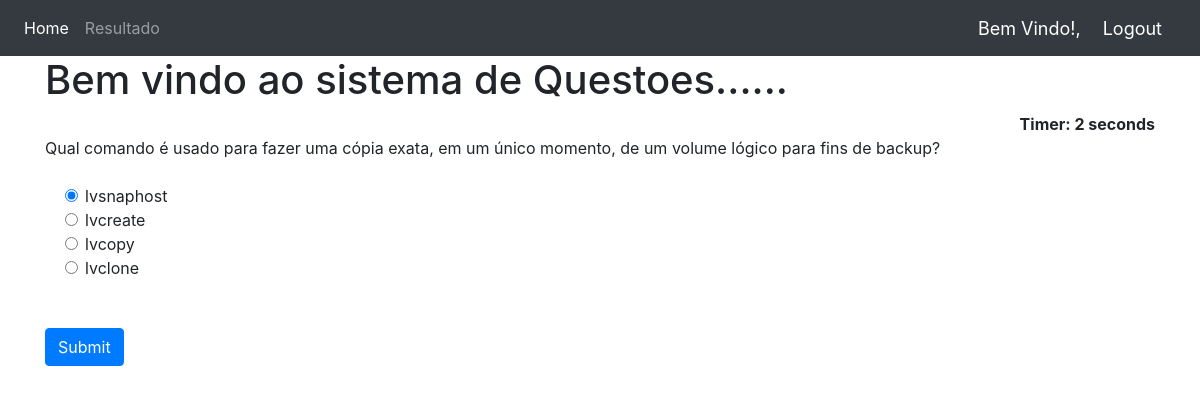
Before: / with the older database file.
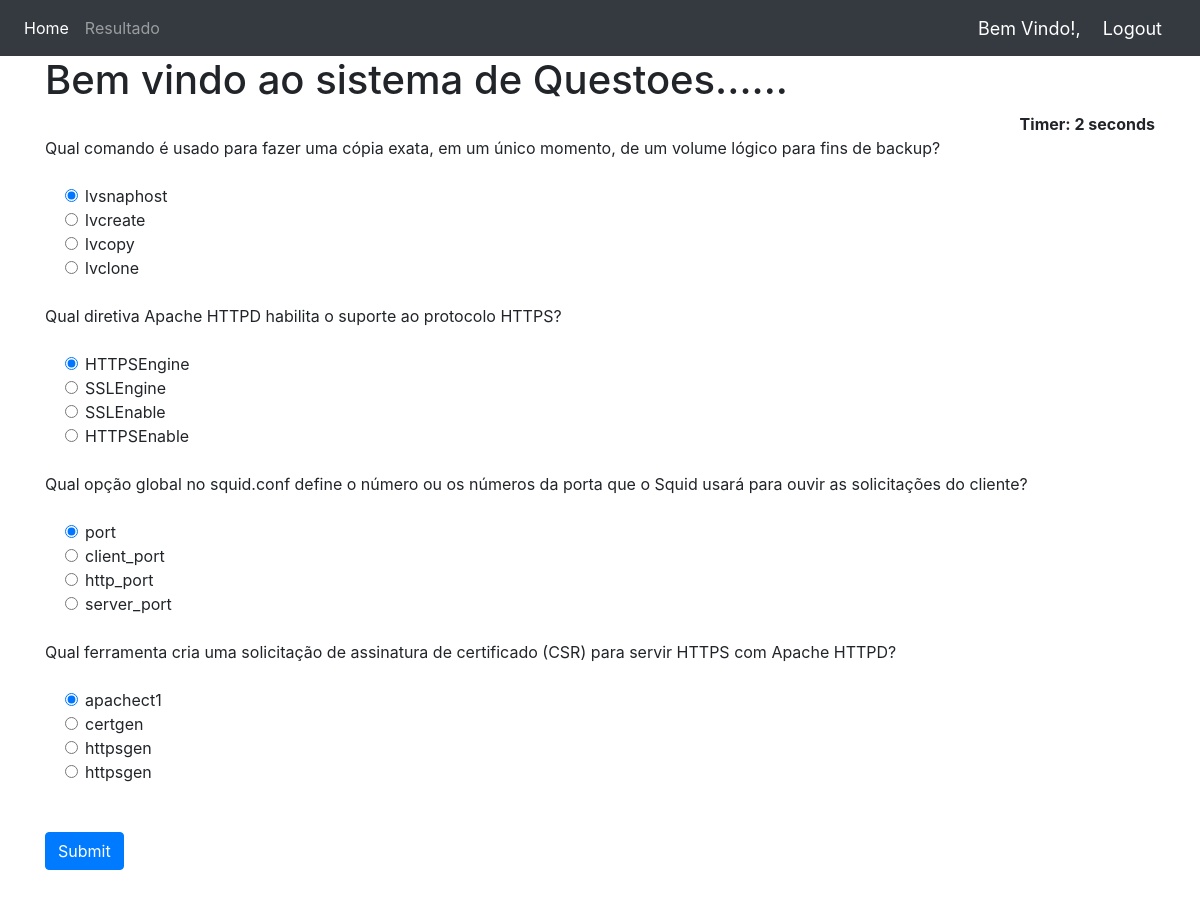
After: the same page with the newer database file.
### questoes/models.py (models this page shows, shortened)
class QuestoesModel(models.Model):
    questoes = models.CharField(max_length=200, null=True)
    opcao1 = models.CharField(max_length=200, null=True)
    opcao2 = models.CharField(max_length=200, null=True)
    opcao3 = models.CharField(max_length=200, null=True)
    opcao4 = models.CharField(max_length=200, null=True)
    respostaCorreta= models.CharField(max_length=200, null=True)

### questoes/views.py (the view)
# urls.py: 2. Add a URL to urlpatterns:  path('', views.home, name='home')
def home(request):
    if request.method == 'POST':
        print(request.POST)
        questions=QuestoesModel.objects.all()
        score=0
        wrong=0
        correct=0
        total=0
        for q in questions:
            total+=1
            print(request.POST.get(q.question))
            print(q.ans)
            print()
            if q.ans ==  request.POST.get(q.question):
                score+=10
                correct+=1
            else:
                wrong+=1
        percent = score/(total*10) *100
        context = {
            'score':score,
            'time': request.POST.get('timer'),
            'correct':correct,
            'wrong':wrong,
            'percent':percent,
            'total':total
        }
        return render(request,'questoes/result.html',context)
    else:
        questions = QuestoesModel.objects.all()
        context = {
            'questions': questions
        }
        return render(request, 'questoes/home.html', context)

### templates/questoes/home.html (shortened to what this page needs)
{% extends 'base.html' %}
{% block conteudo %}
{% load static %}
<div class="container ">
<h1> Bem vindo ao sistema de Questoes......</h1>
<div align="right " id="displaytimer"><b>Timer: 0 seconds</b></div>
<form method='post' action='{{result.html}}'>
    {% for q  in questions%}
    <div class="form-group">
      <label >{{q.questoes}}</label>
    </div>
    <div class="form-check">
        <div class="form-check">
            <input class="form-check-input" type="radio" name="{{q.question}}" id="gridRadios1" value="option1" checked>
            <label class="form-check-label" for="gridRadios1">
                {{q.opcao1}}
            </label>
        </div>
        <div class="form-check">
            <input class="form-check-input" type="radio" name="{{q.question}}" id="gridRadios2" value="option2">
            <label class="form-check-label" for="gridRadios2">
                {{q.opcao2}}
            </label>
        </div>
        <div class="form-check">
            <input class="form-check-input" type="radio" name="{{q.question}}" id="gridRadios1" value="option3">
            <label class="form-check-label" for="gridRadios1">
                {{q.opcao3}}
            </label>
        </div>
        <div class="form-check">
            <input class="form-check-input" type="radio" name="{{q.question}}" id="gridRadios2" value="option4">
            <label class="form-check-label" for="gridRadios2">
                {{q.opcao4}}
            </label>
        </div>
        <br>
    </div>
    {% endfor %}
    <br>
    <button type="submit" class="btn btn-primary">Submit</button>
  </form>
</div>
{% endblock %}

### templates/base.html (shortened to what this page needs)
{% load static %}
<html>
    <head>
        <link rel="stylesheet" href="https://stackpath.bootstrapcdn.com/bootstrap/4.5.0/css/bootstrap.min.css">
    </head>
    <body>
        {% include 'parciais/navbar.html' %}
        {% block conteudo %}
        {% endblock %}
        <br>
    </body>
</html>

### templates/parciais/navbar.html (shortened to what this page needs)
{% load static %}
<nav class="navbar navbar-expand-lg navbar-dark bg-dark">
  <div class="collapse navbar-collapse" id="navbarNav">
    <ul class="navbar-nav">
      <li class="nav-item active">
        <a class="nav-link" href="{% url 'home' %}">Home</a>
      </li>
      <li class="nav-item">
        <a class="nav-link" href="{% url 'login' %}">Resultado</a>
      </li>
    </ul>
  </div>
  <span class="greet">Bem Vindo!,{{request.user.email}}</span>
  <span ><a  class="greet" href="{% url 'logout' %}">Logout</a></span>
</nav>

### templates/parciais/navbar.html (style rules this page uses)
.greet { font-size: 18px; color: #fff; margin-right: 22px; }

Changed rows visible on the page:
added QuestoesModel: questoes "Qual diretiva Apache HTTPD habilita o suporte ao protocolo HTTPS?", opcao1 "HTTPSEngine", opcao2 "SSLEngine", opcao3 "SSLEnable", opcao4 "HTTPSEnable"
added QuestoesModel: questoes "Qual opção global no squid.conf define o número ou os números da porta que o Squid usará para ouvir as solicitações do cliente?", opcao1 "port", opcao2 "client_port", opcao3 "http_port", opcao4 "server_port"
added QuestoesModel: questoes "Qual ferramenta cria uma solicitação de assinatura de certificado (CSR) para servir HTTPS com Apache HTTPD?", opcao1 "apachect1", opcao2 "certgen", opcao3 "httpsgen", opcao4 "httpsgen"
